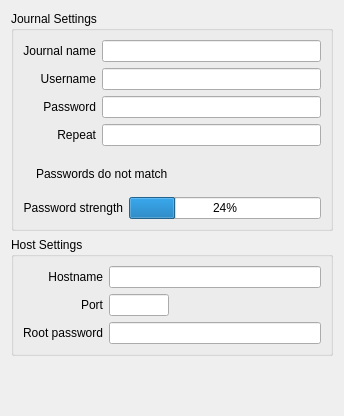
<?xml version="1.0" encoding="UTF-8"?>
<ui version="4.0">
 <class>MySQLJournalPage</class>
 <widget class="QWidget" name="MySQLJournalPage">
  <property name="geometry">
   <rect>
    <x>0</x>
    <y>0</y>
    <width>344</width>
    <height>416</height>
   </rect>
  </property>
  <property name="windowTitle">
   <string>Form</string>
  </property>
  <layout class="QVBoxLayout" name="verticalLayout_2">
   <item>
    <widget class="QGroupBox" name="groupBox">
     <property name="title">
      <string>Journal Settings</string>
     </property>
     <layout class="QVBoxLayout" name="verticalLayout">
      <item>
       <layout class="QGridLayout" name="gridLayout">
        <item row="0" column="0">
         <widget class="QLabel" name="label">
          <property name="text">
           <string>Journal name</string>
          </property>
          <property name="alignment">
           <set>Qt::AlignRight|Qt::AlignTrailing|Qt::AlignVCenter</set>
          </property>
         </widget>
        </item>
        <item row="0" column="1">
         <widget class="QLineEdit" name="JournalName">
          <property name="toolTip">
           <string>&lt;html&gt;&lt;head/&gt;&lt;body&gt;&lt;p&gt;Enter the name you wish to use for the journal database. RoboJournal automatically enters a combination of your system username and &amp;quot;_journal&amp;quot; but you may use anything else instead.  RoboJournal automatically ensures that all names are completely lowercase and replaces all spaces  with underscore characters ( _ ).&lt;/p&gt;&lt;/body&gt;&lt;/html&gt;</string>
          </property>
         </widget>
        </item>
        <item row="1" column="0">
         <widget class="QLabel" name="label_2">
          <property name="text">
           <string>Username</string>
          </property>
          <property name="alignment">
           <set>Qt::AlignRight|Qt::AlignTrailing|Qt::AlignVCenter</set>
          </property>
         </widget>
        </item>
        <item row="1" column="1">
         <widget class="QLineEdit" name="Username">
          <property name="toolTip">
           <string>&lt;html&gt;&lt;head/&gt;&lt;body&gt;&lt;p&gt;Enter a username that you wish to use to connect to the journal. RoboJournal automatically suggests your system-level username for this purpose but you may use anything else (except &amp;quot;root&amp;quot;) instead. This username is automatically associated with the new journal. &lt;/p&gt;&lt;/body&gt;&lt;/html&gt;</string>
          </property>
         </widget>
        </item>
        <item row="2" column="0">
         <widget class="QLabel" name="label_4">
          <property name="text">
           <string>Password</string>
          </property>
          <property name="alignment">
           <set>Qt::AlignRight|Qt::AlignTrailing|Qt::AlignVCenter</set>
          </property>
         </widget>
        </item>
        <item row="2" column="1">
         <widget class="QLineEdit" name="Password1">
          <property name="toolTip">
           <string>&lt;html&gt;&lt;head/&gt;&lt;body&gt;&lt;p&gt;Enter a strong password into this text box. A password must be at least seven characters long. A strong password consists of a randomized series of integers, upper/lowercase letters, and symbols found on most keyboards.&lt;/p&gt;&lt;/body&gt;&lt;/html&gt;</string>
          </property>
          <property name="echoMode">
           <enum>QLineEdit::Password</enum>
          </property>
         </widget>
        </item>
        <item row="3" column="0">
         <widget class="QLabel" name="label_5">
          <property name="text">
           <string>Repeat</string>
          </property>
          <property name="alignment">
           <set>Qt::AlignRight|Qt::AlignTrailing|Qt::AlignVCenter</set>
          </property>
         </widget>
        </item>
        <item row="3" column="1">
         <widget class="QLineEdit" name="Password2">
          <property name="toolTip">
           <string>&lt;html&gt;&lt;head/&gt;&lt;body&gt;&lt;p&gt;To eliminate the possibility of typing mistakes, re-enter the contents of the &lt;span style=&quot; font-weight:600;&quot;&gt;Password&lt;/span&gt; field into this text box. The &lt;span style=&quot; font-weight:600;&quot;&gt;OK&lt;/span&gt; button is unlocked once both fields match.&lt;/p&gt;&lt;/body&gt;&lt;/html&gt;</string>
          </property>
          <property name="echoMode">
           <enum>QLineEdit::Password</enum>
          </property>
         </widget>
        </item>
       </layout>
      </item>
      <item>
       <spacer name="verticalSpacer_2">
        <property name="orientation">
         <enum>Qt::Vertical</enum>
        </property>
        <property name="sizeType">
         <enum>QSizePolicy::Fixed</enum>
        </property>
        <property name="sizeHint" stdset="0">
         <size>
          <width>20</width>
          <height>15</height>
         </size>
        </property>
       </spacer>
      </item>
      <item>
       <layout class="QHBoxLayout" name="horizontalLayout_3" stretch="0,1">
        <item>
         <widget class="QLabel" name="MatchIcon">
          <property name="text">
           <string/>
          </property>
          <property name="pixmap">
           <pixmap resource="../images.qrc">:/icons/cross-circle.png</pixmap>
          </property>
         </widget>
        </item>
        <item>
         <widget class="QLabel" name="MatchNotify">
          <property name="text">
           <string>Passwords do not match</string>
          </property>
         </widget>
        </item>
       </layout>
      </item>
      <item>
       <spacer name="verticalSpacer_3">
        <property name="orientation">
         <enum>Qt::Vertical</enum>
        </property>
        <property name="sizeType">
         <enum>QSizePolicy::Fixed</enum>
        </property>
        <property name="sizeHint" stdset="0">
         <size>
          <width>20</width>
          <height>10</height>
         </size>
        </property>
       </spacer>
      </item>
      <item>
       <layout class="QHBoxLayout" name="horizontalLayout">
        <item>
         <widget class="QLabel" name="label_6">
          <property name="text">
           <string>Password strength</string>
          </property>
          <property name="alignment">
           <set>Qt::AlignRight|Qt::AlignTrailing|Qt::AlignVCenter</set>
          </property>
         </widget>
        </item>
        <item>
         <widget class="QProgressBar" name="StrengthMeter">
          <property name="toolTip">
           <string>&lt;html&gt;&lt;head/&gt;&lt;body&gt;&lt;p&gt;Once the contents of the two password fields match, the &lt;span style=&quot; font-weight:600;&quot;&gt;Password strength&lt;/span&gt; meter assigns a score to your password based on certain parameters. A score of at least 75% means your password is secure. &lt;/p&gt;&lt;/body&gt;&lt;/html&gt;</string>
          </property>
          <property name="value">
           <number>24</number>
          </property>
          <property name="textVisible">
           <bool>true</bool>
          </property>
         </widget>
        </item>
       </layout>
      </item>
     </layout>
    </widget>
   </item>
   <item>
    <widget class="QGroupBox" name="groupBox_2">
     <property name="title">
      <string>Host Settings</string>
     </property>
     <layout class="QGridLayout" name="gridLayout_2">
      <item row="0" column="0">
       <widget class="QLabel" name="label_3">
        <property name="text">
         <string>Hostname</string>
        </property>
        <property name="alignment">
         <set>Qt::AlignRight|Qt::AlignTrailing|Qt::AlignVCenter</set>
        </property>
       </widget>
      </item>
      <item row="0" column="1">
       <widget class="QLineEdit" name="JournalHost">
        <property name="toolTip">
         <string>&lt;html&gt;&lt;head/&gt;&lt;body&gt;&lt;p&gt;Enter the location (domain or IP address) where this new journal is to be stored. Leave this field blank if you wish to store the journal on this computer.&lt;/p&gt;&lt;/body&gt;&lt;/html&gt;</string>
        </property>
       </widget>
      </item>
      <item row="1" column="0">
       <widget class="QLabel" name="label_7">
        <property name="text">
         <string> Port</string>
        </property>
        <property name="alignment">
         <set>Qt::AlignRight|Qt::AlignTrailing|Qt::AlignVCenter</set>
        </property>
       </widget>
      </item>
      <item row="1" column="1">
       <layout class="QHBoxLayout" name="horizontalLayout_2" stretch="0,0">
        <item>
         <widget class="QLineEdit" name="Port">
          <property name="maximumSize">
           <size>
            <width>60</width>
            <height>16777215</height>
           </size>
          </property>
          <property name="toolTip">
           <string>&lt;html&gt;&lt;head/&gt;&lt;body&gt;&lt;p&gt;Enter the port that RoboJournal should use to connect to the MySQL Server on the hostname you specified. Leave this field blank to use the default port (3306).&lt;/p&gt;&lt;/body&gt;&lt;/html&gt;</string>
          </property>
          <property name="text">
           <string/>
          </property>
          <property name="maxLength">
           <number>4</number>
          </property>
         </widget>
        </item>
        <item>
         <spacer name="horizontalSpacer">
          <property name="orientation">
           <enum>Qt::Horizontal</enum>
          </property>
          <property name="sizeHint" stdset="0">
           <size>
            <width>128</width>
            <height>20</height>
           </size>
          </property>
         </spacer>
        </item>
       </layout>
      </item>
      <item row="2" column="0">
       <widget class="QLabel" name="label_8">
        <property name="text">
         <string>Root password</string>
        </property>
        <property name="alignment">
         <set>Qt::AlignRight|Qt::AlignTrailing|Qt::AlignVCenter</set>
        </property>
       </widget>
      </item>
      <item row="2" column="1">
       <widget class="QLineEdit" name="RootPassword">
        <property name="toolTip">
         <string>&lt;html&gt;&lt;head/&gt;&lt;body&gt;&lt;p&gt;Enter the root password for the host listed in the &lt;span style=&quot; font-weight:600;&quot;&gt;Journal hostname &lt;/span&gt;field. This password is different from the one you assigned to your own user account.&lt;/p&gt;&lt;/body&gt;&lt;/html&gt;</string>
        </property>
        <property name="echoMode">
         <enum>QLineEdit::Password</enum>
        </property>
       </widget>
      </item>
     </layout>
    </widget>
   </item>
   <item>
    <spacer name="verticalSpacer">
     <property name="orientation">
      <enum>Qt::Vertical</enum>
     </property>
     <property name="sizeHint" stdset="0">
      <size>
       <width>20</width>
       <height>1</height>
      </size>
     </property>
    </spacer>
   </item>
  </layout>
 </widget>
 <resources>
  <include location="../images.qrc"/>
 </resources>
 <connections/>
</ui>
